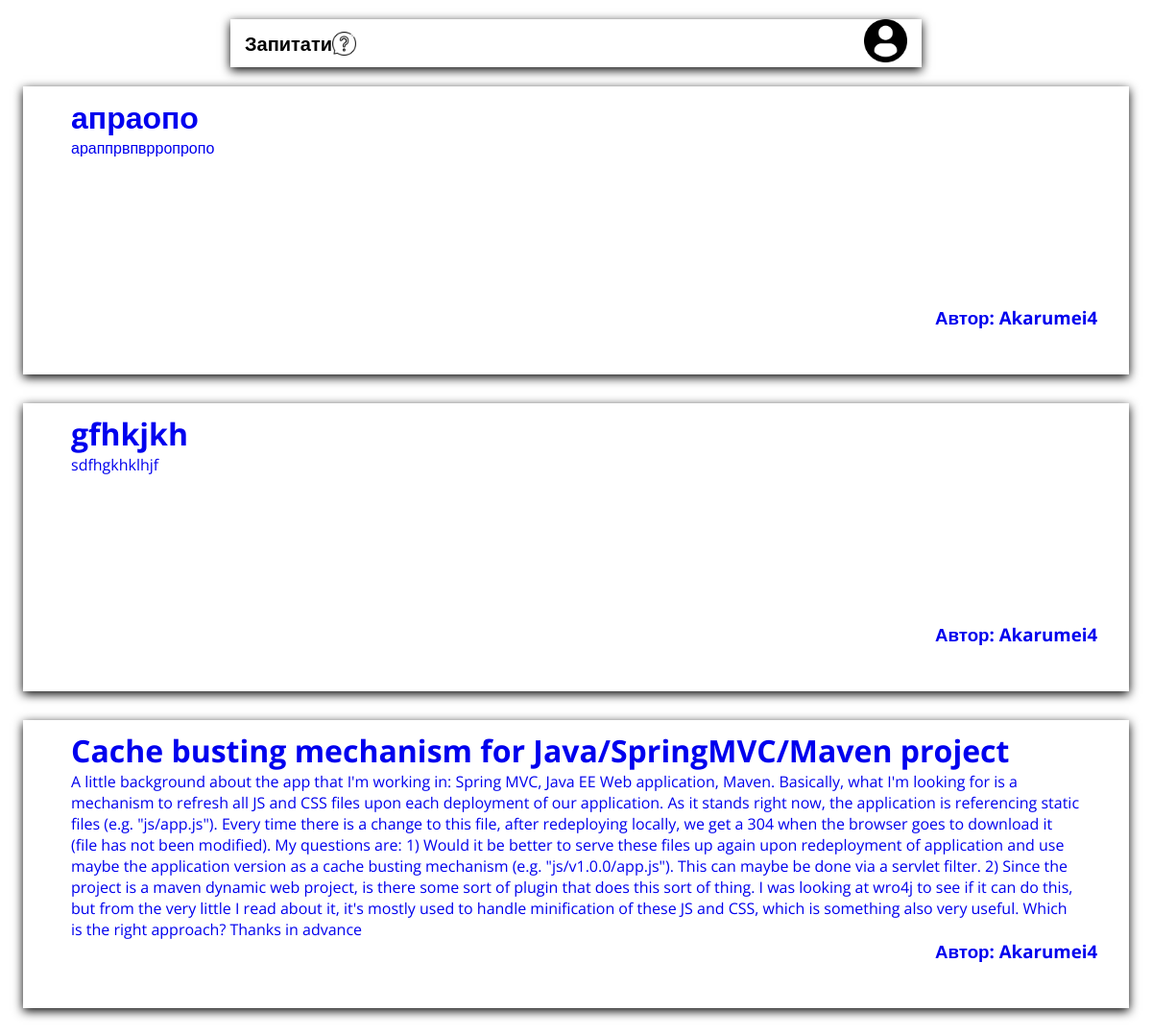
The page /forum/ (signed in) on the database its author committed.
### ForumApp/models.py (models this page shows)
class Question(models.Model):
    title = models.CharField(max_length=255)
    author = models.CharField(max_length=255)
    text = models.TextField()
    def get_absolute_url(self):
        return reverse('question', kwargs={'question_pk':self.pk})

### ForumApp/views.py (the view)
# urls.py: path('forum/', forum, name='forum'),
def forum(request):
    questions = Question.objects.all()
    return render(request, 'ForumApp/forum.html', context={'questions': questions, 'name': 'Forum'})

### ForumApp/templates/ForumApp/forum.html
{% extends 'ForumApp/base.html' %}
{% block content %}
<div class="content">
    {% for question in questions %}
    <a href="{{question.get_absolute_url}}" class="question_url">
        <div class="question">
            <h1 class="title">{{ question.title }}</h1>
            <p class="text">{{ question.text }}</p>
            <h3 class="author">Автор: {{ question.author }}</h3>
        </div>
    </a>
    {% endfor %}
</div>
{% endblock %}

### ForumApp/templates/ForumApp/base.html (shortened to what this page needs)
{% load static %}
<!DOCTYPE html>
<html lang="en">
<head>
    <link rel="stylesheet" href="{% static 'ForumApp/css/style.css' %}">
</head>
<body>
    <header class="header">
       {% if request.user.is_authenticated != True %}
            <div class="reg_bar">
                <p class="log_bar"><a href="{% url 'log_form' %}" class="log_reg">Вхід</a>|<a href="{% url 'reg_form' %}" class="log_reg">Реєстрація</a></p>
            </div>
        {% else %}
            <div class="bar">
                <a href="{% url 'create_question' %}" class="create_question">Запитати <img class="ask" src="{% static 'ForumApp/img/ask.png' %}" alt=""></a>
                <p class="user"><img class="user" src="{% static 'ForumApp/img/profile-user.png' %}" alt=""></p>
            </div>
        {% endif %}
    </header>
    <main class="main">
        {% block content%}
        {% endblock %}
    </main>
</body>
</html>

### ForumApp/static/ForumApp/css/style.css (style rules this page uses)
* { margin: 0; padding: 0; box-sizing: border-box; text-decoration: none; }
.header { display: flex; font-family: 'Open Sans', sans-serif; font-weight: 400; justify-content: center; position: sticky; top: 20px; margin-bottom: 40px; }
.bar { background: white; display: flex; padding: 0 15px; width: 60%; height: 50px; align-items: center; justify-content: space-between; font-family: 'Open Sans', sans-serif; font-weight: 700; box-shadow: 0px 3px 10px rgb(0, 0, 0); }
.create_question { display: flex; color: black; font-size: 20px; align-items: center; }
.ask { width: 25px; }
.user { width: 45px; cursor: pointer; }
.main { display: flex; justify-content: center; }
.content { font-family: 'Open Sans', sans-serif; font-weight: 400; max-width: 1152px; width: 100%; }
.question { width: 100%; height: 300px; padding: 10px 50px; background: rgb(255, 255, 255); box-shadow: 0px 3px 10px rgb(0, 0, 0); margin-bottom: 30px; }
.author { position: relative; left: 900px; bottom: -25 px; max-width: 200px; }
.text { height: 175px; overflow: hidden; }

### rows shown on the page
Question: title "апраопо", text "араппрвпврропропо", author "Akarumei4"
Question: title "gfhkjkh", text "sdfhgkhklhjf", author "Akarumei4"
Question: title "Cache busting mechanism for Java/SpringMVC/Maven project", text "A little background about the app that I'm working in: Spring MVC, Java EE Web application, Maven. Basically, what I'm looking for is a mechanism to refresh all JS and CSS files upon each deployment of our application. As it stands right now, the application is referencing static files (e.g. \"js/app.js\"). Every time there is a change to this file, after redeploying locally, we get a 304 when the browser goes to download it (file has not been modified). My questions are: 1) Would it be better to serve these files up again upon redeployment of application and use maybe the application version as a cache busting mechanism (e.g. \"js/v1.0.0/app.js\"). This can maybe be done via a servlet filter.…", author "Akarumei4"
